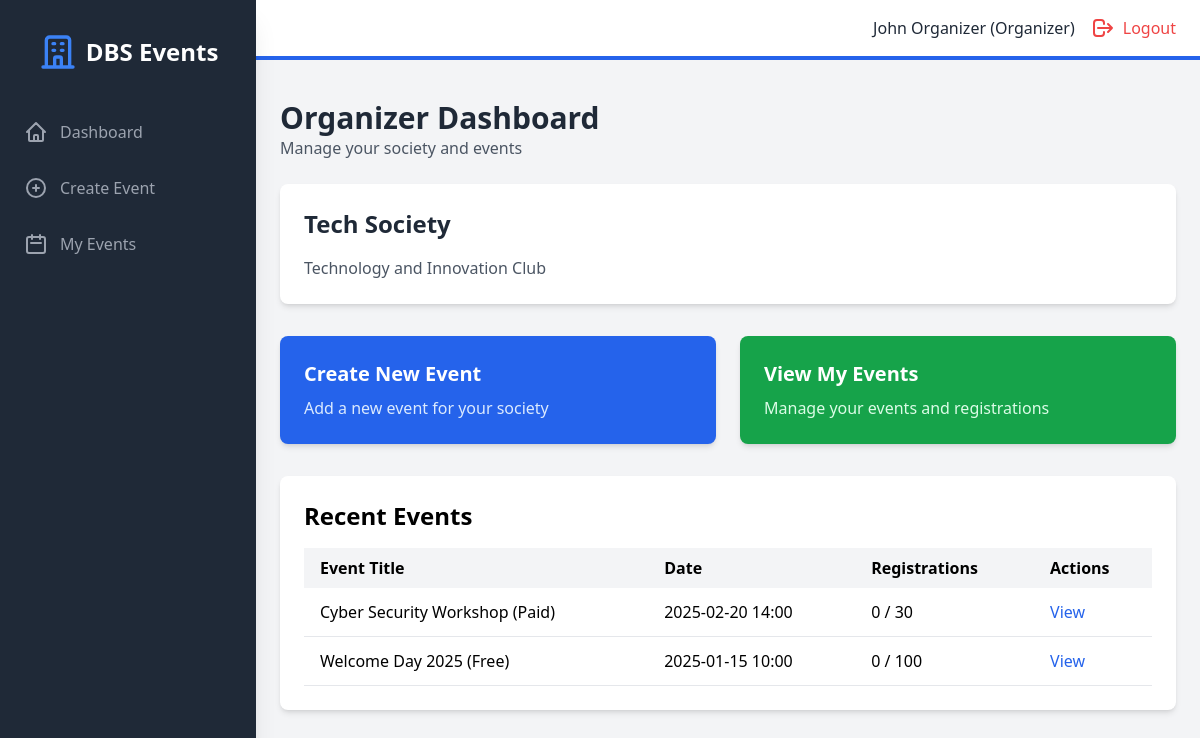
Before: /organizer/dashboard (signed in) with the older database file.
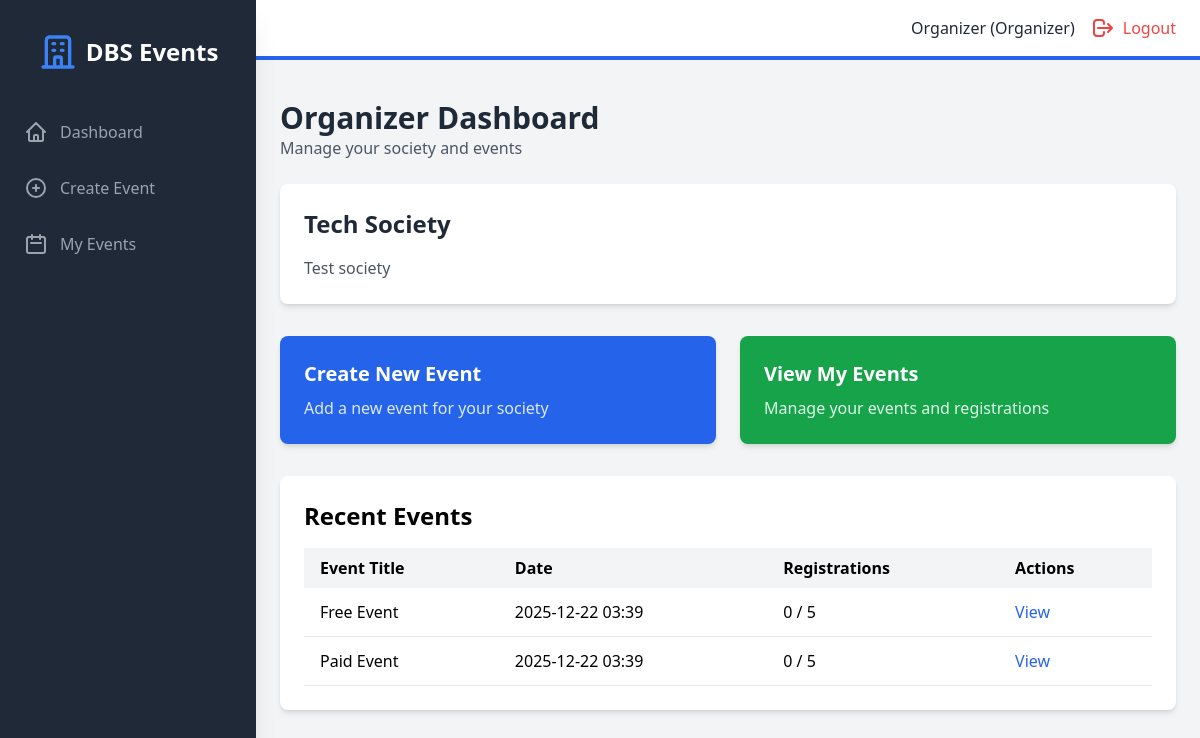
After: the same page with the newer database file.
### models.py (models this page shows, shortened)
class User(UserMixin, db.Model):
    id = db.Column(db.Integer, primary_key=True)
    email = db.Column(db.String(120), unique=True, nullable=False)
    password_hash = db.Column(db.String(200), nullable=False)
    name = db.Column(db.String(100), nullable=False)
    role = db.Column(db.String(20), nullable=False)  # superadmin, organizer, student
    created_at = db.Column(db.DateTime, default=datetime.utcnow)
    societies = db.relationship('Society', backref='head', lazy=True)
    events_created = db.relationship('Event', backref='creator', lazy=True)
    registrations = db.relationship('Registration', backref='student', lazy=True)

class Society(db.Model):
    id = db.Column(db.Integer, primary_key=True)
    name = db.Column(db.String(100), nullable=False, unique=True)
    description = db.Column(db.Text, nullable=True)
    society_head_id = db.Column(db.Integer, db.ForeignKey('user.id'), nullable=False)
    created_at = db.Column(db.DateTime, default=datetime.utcnow)
    events = db.relationship('Event', backref='society', lazy=True)

class Event(db.Model):
    id = db.Column(db.Integer, primary_key=True)
    title = db.Column(db.String(200), nullable=False)
    description = db.Column(db.Text, nullable=True)
    event_date = db.Column(db.DateTime, nullable=False)
    location = db.Column(db.String(200), nullable=False)
    capacity = db.Column(db.Integer, nullable=False)
    is_paid = db.Column(db.Boolean, default=False)
    cost = db.Column(db.Float, default=0.0)
    society_id = db.Column(db.Integer, db.ForeignKey('society.id'), nullable=True)
    created_by = db.Column(db.Integer, db.ForeignKey('user.id'), nullable=False)
    created_at = db.Column(db.DateTime, default=datetime.utcnow)
    registrations = db.relationship('Registration', backref='event', lazy=True, cascade='all, delete-orphan')
    def get_registered_count(self):
        return len(self.registrations)

### backend/routes/organizer.py (the view)
@organizer_bp.route("/organizer/dashboard", endpoint="organizer_dashboard")
@organizer_required
def organizer_dashboard():
    society = Society.query.filter_by(society_head_id=current_user.id).first()
    my_events = Event.query.filter_by(created_by=current_user.id).order_by(
        Event.event_date.desc()
    ).all()
    return render_template("organizer/dashboard.html", society=society, my_events=my_events)

### backend/main.py (called while the page is built)
@login_manager.user_loader
def load_user(user_id):
    return User.query.get(int(user_id))

### frontend/templates/organizer/dashboard.html (shortened to what this page needs)
{% extends "base.html" %}
{% block auth_content %}
<div class="mb-6">
    <h1 class="text-3xl font-bold text-gray-800">Organizer Dashboard</h1>
    <p class="text-gray-600">Manage your society and events</p>
</div>
{% if society %}
<div class="bg-white rounded-lg shadow-md p-6 mb-8">
    <h2 class="text-2xl font-bold text-gray-800 mb-4">{{ society.name }}</h2>
    <p class="text-gray-600">{{ society.description }}</p>
</div>
{% endif %}
<div class="grid grid-cols-1 md:grid-cols-2 gap-6 mb-8">
    <a href="{{ url_for('organizer.organizer_add_event') }}" class="bg-blue-600 text-white rounded-lg shadow-md p-6 hover:bg-blue-700 transition">
        <h3 class="text-xl font-bold mb-2">Create New Event</h3>
        <p class="text-blue-100">Add a new event for your society</p>
    </a>
    <a href="{{ url_for('organizer.organizer_events') }}" class="bg-green-600 text-white rounded-lg shadow-md p-6 hover:bg-green-700 transition">
        <h3 class="text-xl font-bold mb-2">View My Events</h3>
        <p class="text-green-100">Manage your events and registrations</p>
    </a>
</div>
<div class="bg-white rounded-lg shadow-md p-6">
    <h2 class="text-2xl font-bold mb-4">Recent Events</h2>
    {% if my_events %}
    <div class="overflow-x-auto">
        <table class="w-full">
            <thead class="bg-gray-100">
                <tr>
                    <th class="px-4 py-2 text-left">Event Title</th>
                    <th class="px-4 py-2 text-left">Date</th>
                    <th class="px-4 py-2 text-left">Registrations</th>
                    <th class="px-4 py-2 text-left">Actions</th>
                </tr>
            </thead>
            <tbody>
                {% for event in my_events %}
                <tr class="border-b hover:bg-gray-50">
                    <td class="px-4 py-3">{{ event.title }}</td>
                    <td class="px-4 py-3">{{ event.event_date.strftime('%Y-%m-%d %H:%M') }}</td>
                    <td class="px-4 py-3">{{ event.get_registered_count() }} / {{ event.capacity }}</td>
                    <td class="px-4 py-3">
                        <a href="{{ url_for('registrations.view_registrations', event_id=event.id) }}" class="text-blue-600 hover:underline">View</a>
                    </td>
                </tr>
                {% endfor %}
            </tbody>
        </table>
    </div>
    {% else %}
    <p class="text-gray-500 text-center py-8">No events created yet</p>
    {% endif %}
</div>
{% endblock %}

### frontend/templates/base.html (shortened to what this page needs)
<!DOCTYPE html>
<html lang="en">
<head>
    <script src="https://cdn.tailwindcss.com"></script>
    <link rel="stylesheet" href="{{ url_for('static', filename='css/style.css') }}">
</head>
<body class="bg-gray-100">
    {% if current_user.is_authenticated %}
    <div class="flex h-screen bg-gray-100">
        <div id="sidebar" class="sidebar fixed inset-y-0 left-0 z-30 w-64 bg-gray-800 overflow-y-auto transition duration-300 ease-out md:translate-x-0 md:static md:shadow-xl sidebar-closed">
            <div class="flex items-center justify-center mt-8">
                <div class="flex items-center">
                    <svg class="h-10 w-10 text-blue-500" fill="none" stroke="currentColor" viewBox="0 0 24 24">
                        <path stroke-linecap="round" stroke-linejoin="round" stroke-width="2" d="M19 21V5a2 2 0 00-2-2H7a2 2 0 00-2 2v16m14 0h2m-2 0h-5m-9 0H3m2 0h5M9 7h1m-1 4h1m4-4h1m-1 4h1m-5 10v-5a1 1 0 011-1h2a1 1 0 011 1v5m-4 0h4"></path>
                    </svg>
                    <span class="text-white text-2xl font-semibold ml-2">DBS Events</span>
                </div>
            </div>
            <nav class="mt-10">
                {% if current_user.role == 'superadmin' %}
                    <a class="flex items-center mt-4 py-2 px-6 text-gray-400 hover:bg-gray-700 hover:text-white" href="{{ url_for('admin.admin_dashboard') }}">
                        <svg class="h-6 w-6" fill="none" stroke="currentColor" viewBox="0 0 24 24"><path stroke-linecap="round" stroke-linejoin="round" stroke-width="2" d="M3 12l2-2m0 0l7-7 7 7M5 10v10a1 1 0 001 1h3m10-11l2 2m-2-2v10a1 1 0 01-1 1h-3m-6 0a1 1 0 001-1v-4a1 1 0 011-1h2a1 1 0 011 1v4a1 1 0 001 1m-6 0h6"></path></svg>
                        <span class="mx-3">Dashboard</span>
                    </a>
                    <a class="flex items-center mt-4 py-2 px-6 text-gray-400 hover:bg-gray-700 hover:text-white" href="{{ url_for('admin.admin_organizers') }}">
                        <svg class="h-6 w-6" fill="none" stroke="currentColor" viewBox="0 0 24 24"><path stroke-linecap="round" stroke-linejoin="round" stroke-width="2" d="M17 20h5v-2a3 3 0 00-5.356-1.857M17 20H7m10 0v-2c0-.656-.126-1.283-.356-1.857m0 0a5.002 5.002 0 019.288 0M15 7a3 3 0 11-6 0 3 3 0 016 0zm6 3a2 2 0 11-4 0 2 2 0 014 0zM7 10a2 2 0 11-4 0 2 2 0 014 0z"></path></svg>
                        <span class="mx-3">Organizers</span>
                    </a>
                    <a class="flex items-center mt-4 py-2 px-6 text-gray-400 hover:bg-gray-700 hover:text-white" href="{{ url_for('admin.admin_societies') }}">
                        <svg class="h-6 w-6" fill="none" stroke="currentColor" viewBox="0 0 24 24"><path stroke-linecap="round" stroke-linejoin="round" stroke-width="2" d="M19 21V5a2 2 0 00-2-2H7a2 2 0 00-2 2v16m14 0h2m-2 0h-5m-9 0H3m2 0h5M9 7h1m-1 4h1m4-4h1m-1 4h1m-5 10v-5a1 1 0 011-1h2a1 1 0 011 1v5m-4 0h4"></path></svg>
                        <span class="mx-3">Societies</span>
                    </a>
                    <a class="flex items-center mt-4 py-2 px-6 text-gray-400 hover:bg-gray-700 hover:text-white" href="{{ url_for('admin.admin_events') }}">
                        <svg class="h-6 w-6" fill="none" stroke="currentColor" viewBox="0 0 24 24"><path stroke-linecap="round" stroke-linejoin="round" stroke-width="2" d="M8 7V3m8 4V3m-9 8h10M5 21h14a2 2 0 002-2V7a2 2 0 00-2-2H5a2 2 0 00-2 2v12a2 2 0 002 2z"></path></svg>
                        <span class="mx-3">All Events</span>
                    </a>
                {% elif current_user.role == 'organizer' %}
                    <a class="flex items-center mt-4 py-2 px-6 text-gray-400 hover:bg-gray-700 hover:text-white" href="{{ url_for('organizer.organizer_dashboard') }}">
                        <svg class="h-6 w-6" fill="none" stroke="currentColor" viewBox="0 0 24 24"><path stroke-linecap="round" stroke-linejoin="round" stroke-width="2" d="M3 12l2-2m0 0l7-7 7 7M5 10v10a1 1 0 001 1h3m10-11l2 2m-2-2v10a1 1 0 01-1 1h-3m-6 0a1 1 0 001-1v-4a1 1 0 011-1h2a1 1 0 011 1v4a1 1 0 001 1m-6 0h6"></path></svg>
                        <span class="mx-3">Dashboard</span>
                    </a>
                    <a class="flex items-center mt-4 py-2 px-6 text-gray-400 hover:bg-gray-700 hover:text-white" href="{{ url_for('organizer.organizer_add_event') }}">
                        <svg class="h-6 w-6" fill="none" stroke="currentColor" viewBox="0 0 24 24"><path stroke-linecap="round" stroke-linejoin="round" stroke-width="2" d="M12 9v3m0 0v3m0-3h3m-3 0H9m12 0a9 9 0 11-18 0 9 9 0 0118 0z"></path></svg>
                        <span class="mx-3">Create Event</span>
                    </a>
                    <a class="flex items-center mt-4 py-2 px-6 text-gray-400 hover:bg-gray-700 hover:text-white" href="{{ url_for('organizer.organizer_dashboard') }}">
                        <svg class="h-6 w-6" fill="none" stroke="currentColor" viewBox="0 0 24 24"><path stroke-linecap="round" stroke-linejoin="round" stroke-width="2" d="M8 7V3m8 4V3m-9 8h10M5 21h14a2 2 0 002-2V7a2 2 0 00-2-2H5a2 2 0 00-2 2v12a2 2 0 002 2z"></path></svg>
                        <span class="mx-3">My Events</span>
                    </a>
                {% endif %}
            </nav>
        </div>
        <div class="flex-1 flex flex-col overflow-hidden">
            <header class="flex justify-between items-center py-4 px-6 bg-white border-b-4 border-blue-600">
                <div class="flex items-center">
                    <span class="text-gray-800 mr-4">{{ current_user.name }} ({{ current_user.role | capitalize }})</span>
                    <a href="{{ url_for('public.logout') }}" class="flex items-center text-red-500 hover:text-red-700">
                        <svg class="h-6 w-6" fill="none" stroke="currentColor" viewBox="0 0 24 24"><path stroke-linecap="round" stroke-linejoin="round" stroke-width="2" d="M17 16l4-4m0 0l-4-4m4 4H7m6 4v1a3 3 0 01-3 3H6a3 3 0 01-3-3v-10a3 3 0 013-3h4a3 3 0 013 3v1"></path></svg>
                        <span class="ml-2 hidden sm:inline">Logout</span>
                    </a>
                </div>
            </header>
            <div class="px-6 pt-4">
            </div>
            <main class="flex-1 overflow-x-hidden overflow-y-auto bg-gray-100 p-6">
                {% block auth_content %}{% endblock %}
            </main>
        </div>
    </div>
    {% endif %}
</body>
</html>

### frontend/static/css/style.css (style rules this page uses)
body { font-family: 'Segoe UI', Tahoma, Geneva, Verdana, sans-serif; }
a, button { transition: all 0.3s ease; }

### frontend/templates/base.html (style rules this page uses)
.sidebar { transition: transform 0.3s ease-in-out; }
.sidebar-closed { transform: translateX(-100%); }
@media (min-width: 768px) { .sidebar-closed { transform: translateX(0); } }

Changed rows visible on the page:
removed Event: title "Cyber Security Workshop (Paid)", event_date "2025-02-20 14:00", get_registered_count "0", capacity "30"
removed Event: title "Welcome Day 2025 (Free)", event_date "2025-01-15 10:00", get_registered_count "0", capacity "100"
changed User "Organizer": name "John Organizer" → "Organizer"
changed Society "Tech Society": description "Technology and Innovation Club" → "Test society"
added Event: title "Free Event", event_date "2025-12-22 03:39", get_registered_count "0", capacity "5"
added Event: title "Paid Event", event_date "2025-12-22 03:39", get_registered_count "0", capacity "5"
